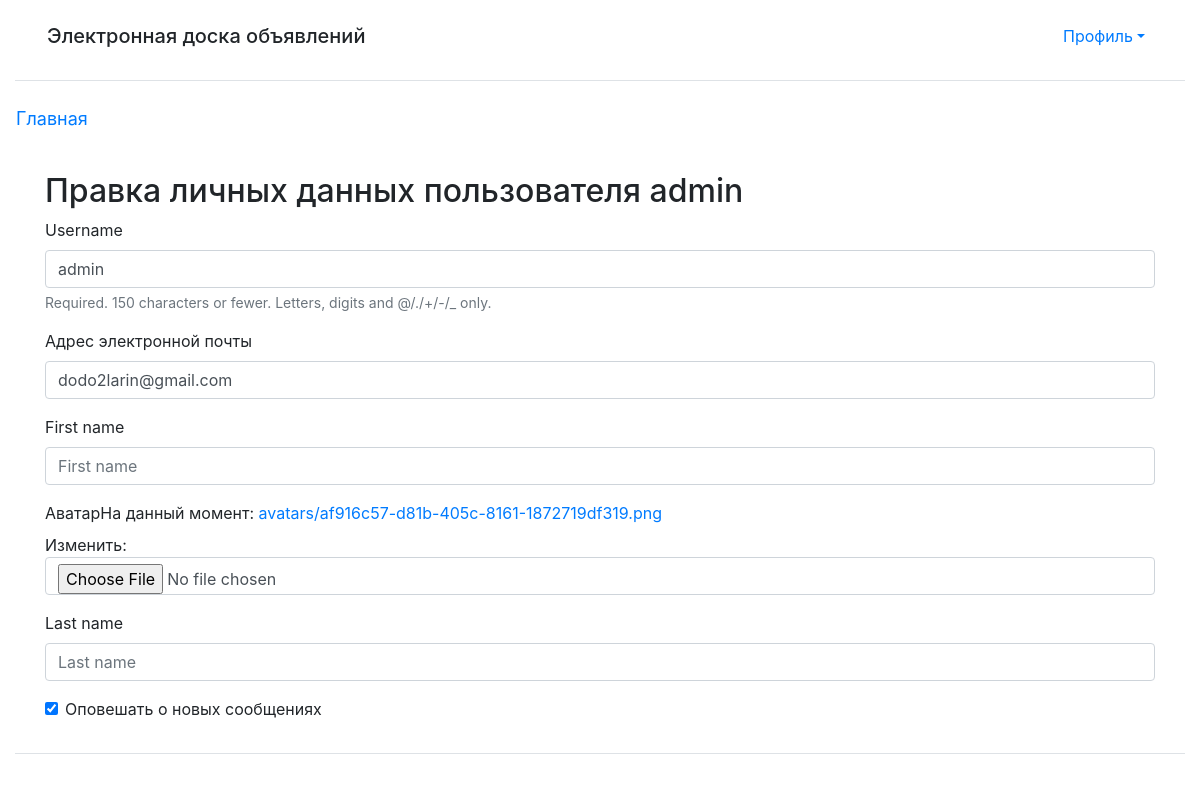
The page /accounts/profile/change/ (signed in) on the database its author committed.
### app/models.py (models this page shows, shortened)
class ProfileUser(AbstractUser):
    avatar = models.ImageField( upload_to='avatars/', null=False, blank=False, verbose_name="Аватар")
    is_activated = models.BooleanField(default=True, db_index=True, verbose_name='Прощёл активацию')
    send_messages = models.BooleanField(default=True, verbose_name="Оповешать о новых сообщениях")
    class Meta:
        verbose_name = "Пользователь"
        verbose_name_plural = "Пользователи"

### app/views.py (the view)
# urls.py: path('accounts/profile/change/', ChangeUserInfoView.as_view(), name='profile_change'),
class ChangeUserInfoView(SuccessMessageMixin, LoginRequiredMixin, UpdateView):
    model = ProfileUser
    template_name = 'app/change_user_info.html'
    form_class = ChangeUserInfoForm
    success_url = reverse_lazy('app:profile')
    success_message = 'Личные данные пользователя изменены.'
    def __init__(self, **kwargs):
        super().__init__(**kwargs)
        self.user_id = None
    def dispatch(self, request,*args, **kwargs):
        self.user_id = request.user.id
        return super().dispatch(request,*args, **kwargs)
    def get_object(self, queryset=None):
        if not queryset:
            queryset = self.get_queryset()
        return get_object_or_404(queryset, pk=self.user_id)

### app/forms.py
class ChangeUserInfoForm(forms.ModelForm):
    email = forms.EmailField(required=True, label='Адрес электронной почты')
    class Meta:
        model = ProfileUser
        fields = ['username', 'email', 'first_name','avatar', 'last_name', 'send_messages']

### templates/app/change_user_info.html (shortened to what this page needs)
{% extends "app/basic.html" %}
{% load bootstrap4 %}
{% block content %}
    <h2>Правка личных данных пользователя {{ user.username }}</h2>
    <form method="post">
        {% bootstrap_form form layout='horizontal' %}
    </form>
{% endblock %}

### rows shown on the page
ProfileUser: username "admin", email "dodo2larin@gmail.com", send_messages "☑"
